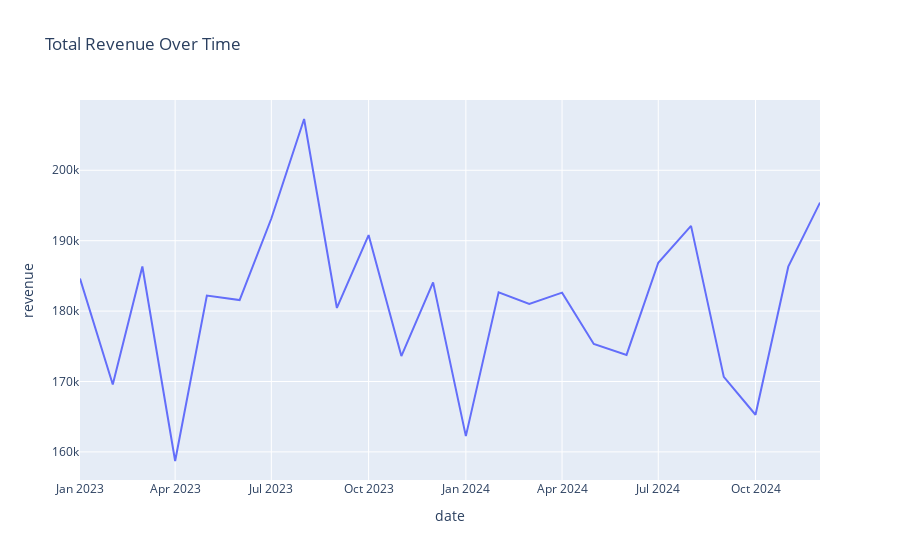

The cell this chart's notebook holds for it:
### Code cell
monthly_revenue = df.groupby(df['date'].dt.to_period('M')).revenue.sum().reset_index()
monthly_revenue['date'] = monthly_revenue['date'].dt.to_timestamp()
px.line(monthly_revenue, x='date', y='revenue', title='Total Revenue Over Time').show()

### Figure 1 — Plotly figure (JSON) as saved in the notebook; plotly's stock layout.template omitted (floating-point values rounded to 4 significant figures)
{"data": [{"hovertemplate": "date=%{x}<br>revenue=%{y}<extra></extra>", "legendgroup": "", "line": {"color": "#636efa", "dash": "solid"}, "marker": {"symbol": "circle"}, "mode": "lines", "name": "", "orientation": "v", "showlegend": false, "type": "scatter", "x": ["2023-01-01T00:00:00", "2023-02-01T00:00:00", "2023-03-01T00:00:00", "2023-04-01T00:00:00", "2023-05-01T00:00:00", "2023-06-01T00:00:00", "2023-07-01T00:00:00", "2023-08-01T00:00:00", "2023-09-01T00:00:00", "2023-10-01T00:00:00", "2023-11-01T00:00:00", "2023-12-01T00:00:00", "2024-01-01T00:00:00", "2024-02-01T00:00:00", "2024-03-01T00:00:00", "2024-04-01T00:00:00", "2024-05-01T00:00:00", "2024-06-01T00:00:00", "2024-07-01T00:00:00", "2024-08-01T00:00:00", "2024-09-01T00:00:00", "2024-10-01T00:00:00", "2024-11-01T00:00:00", "2024-12-01T00:00:00"], "xaxis": "x", "y": [184600.0, 169600.0, 186300.0, 158700.0, 182200.0, 181600.0, 193200.0, 207300.0, 180400.0, 190800.0, 173600.0, 184100.0, 162200.0, 182678, 181000.0, 182600.0, 175300.0, 173800.0, 186900.0, 192100.0, 170700.0, 165300.0, 186300.0, 195400.0], "yaxis": "y"}], "layout": {"legend": {"tracegroupgap": 0}, "title": {"text": "Total Revenue Over Time"}, "xaxis": {"anchor": "y", "domain": [0, 1], "title": {"text": "date"}}, "yaxis": {"anchor": "x", "domain": [0, 1], "title": {"text": "revenue"}}}}
